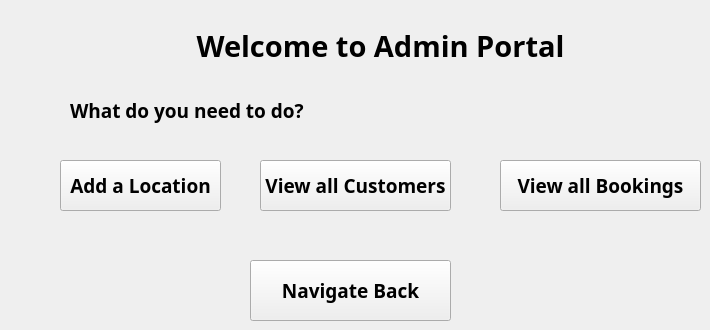
    <widget class="QWidget" name="AdminPortal">
     <widget class="QLabel" name="label_3">
      <property name="geometry">
       <rect>
        <x>160</x>
        <y>10</y>
        <width>441</width>
        <height>71</height>
       </rect>
      </property>
      <property name="font">
       <font>
        <family>Myriad Hebrew</family>
        <pointsize>22</pointsize>
        <weight>75</weight>
        <italic>false</italic>
        <bold>true</bold>
       </font>
      </property>
      <property name="text">
       <string>Welcome to Admin Portal</string>
      </property>
      <property name="alignment">
       <set>Qt::AlignCenter</set>
      </property>
     </widget>
     <widget class="QLabel" name="label_4">
      <property name="geometry">
       <rect>
        <x>70</x>
        <y>90</y>
        <width>261</width>
        <height>41</height>
       </rect>
      </property>
      <property name="font">
       <font>
        <family>Myriad Hebrew</family>
        <pointsize>14</pointsize>
        <weight>75</weight>
        <bold>true</bold>
       </font>
      </property>
      <property name="text">
       <string>What do you need to do?</string>
      </property>
     </widget>
     <widget class="QPushButton" name="addLocation">
      <property name="geometry">
       <rect>
        <x>60</x>
        <y>160</y>
        <width>161</width>
        <height>51</height>
       </rect>
      </property>
      <property name="font">
       <font>
        <family>Myriad Hebrew</family>
        <pointsize>14</pointsize>
        <weight>75</weight>
        <bold>true</bold>
       </font>
      </property>
      <property name="text">
       <string>Add a Location</string>
      </property>
     </widget>
     <widget class="QPushButton" name="viewCustomers">
      <property name="geometry">
       <rect>
        <x>260</x>
        <y>160</y>
        <width>191</width>
        <height>51</height>
       </rect>
      </property>
      <property name="font">
       <font>
        <family>Myriad Hebrew</family>
        <pointsize>14</pointsize>
        <weight>75</weight>
        <bold>true</bold>
       </font>
      </property>
      <property name="text">
       <string>View all Customers</string>
      </property>
     </widget>
     <widget class="QPushButton" name="viewAllBookings">
      <property name="geometry">
       <rect>
        <x>500</x>
        <y>160</y>
        <width>201</width>
        <height>51</height>
       </rect>
      </property>
      <property name="font">
       <font>
        <family>Myriad Hebrew</family>
        <pointsize>14</pointsize>
        <weight>75</weight>
        <bold>true</bold>
       </font>
      </property>
      <property name="text">
       <string>View all Bookings</string>
      </property>
     </widget>
     <widget class="QPushButton" name="safety">
      <property name="geometry">
       <rect>
        <x>250</x>
        <y>260</y>
        <width>201</width>
        <height>61</height>
       </rect>
      </property>
      <property name="font">
       <font>
        <family>Myriad Hebrew</family>
        <pointsize>14</pointsize>
        <weight>75</weight>
        <bold>true</bold>
       </font>
      </property>
      <property name="text">
       <string>Navigate Back</string>
      </property>
     </widget>
    </widget>
